Frame 1 (no input): blank canvas, image omitted
Frame 60 (the mouse pressed at the canvas centre just before this capture): blank canvas, image omitted
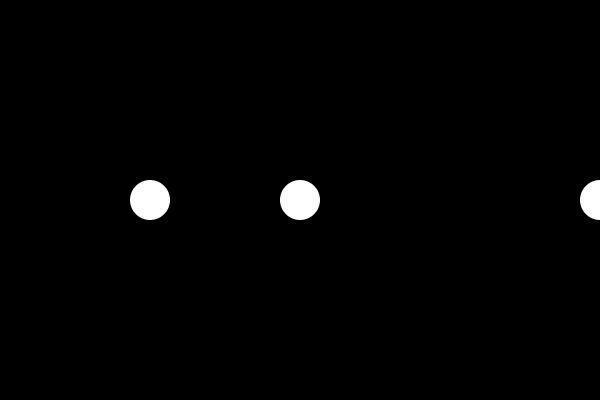
Frame 120 (the mouse held since frame 60 and released just before this capture)

The Processing sketch whose frames 1 and 60 were blank and that drew this single picture after the mouse press (run headless with seeded random() and noise(); from frame 60 on, the mouse is pressed at the canvas centre):

// Processing sketch: interact_06_offset02
// ── interact_06_offset02.pde
int d = 40;

void setup() {
  size(600, 400);
  background(0);
  noStroke();
  mouseX = -d;
  mouseY = -d;
}

void draw() {
  background(0);
  fill(255);
  ellipse(mouseX, mouseY, d, d);
  ellipse(mouseX/2, mouseY, d, d);
  ellipse(mouseX*2, mouseY, d, d);
}
